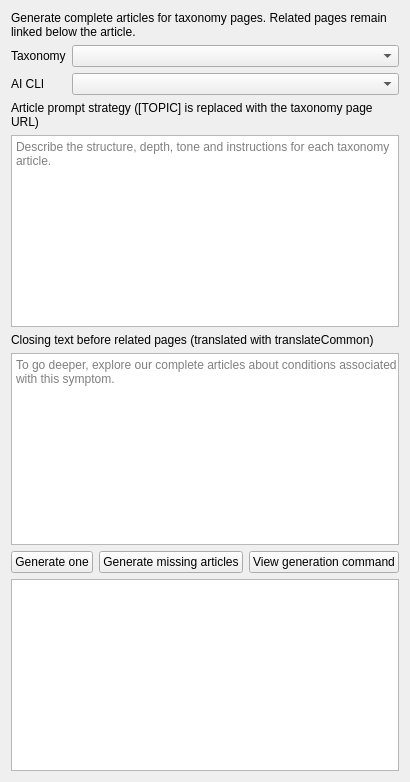
<?xml version="1.0" encoding="UTF-8"?>
<ui version="4.0">
 <class>PanePageTaxonomy</class>
 <widget class="QWidget" name="PanePageTaxonomy">
  <layout class="QVBoxLayout" name="verticalLayout">
   <item><widget class="QLabel" name="labelInfo"><property name="text"><string>Generate complete articles for taxonomy pages. Related pages remain linked below the article.</string></property><property name="wordWrap"><bool>true</bool></property></widget></item>
   <item><layout class="QFormLayout" name="formLayout">
    <item row="0" column="0"><widget class="QLabel" name="labelTaxonomy"><property name="text"><string>Taxonomy</string></property></widget></item>
    <item row="0" column="1"><widget class="QComboBox" name="comboBoxTaxonomy"/></item>
    <item row="1" column="0"><widget class="QLabel" name="labelCli"><property name="text"><string>AI CLI</string></property></widget></item>
    <item row="1" column="1"><widget class="QComboBox" name="comboBoxCli"/></item>
   </layout></item>
   <item><widget class="QLabel" name="labelPrompt"><property name="text"><string>Article prompt strategy ([TOPIC] is replaced with the taxonomy page URL)</string></property><property name="wordWrap"><bool>true</bool></property></widget></item>
   <item><widget class="QPlainTextEdit" name="textEditPrompt"><property name="placeholderText"><string>Describe the structure, depth, tone and instructions for each taxonomy article.</string></property></widget></item>
   <item><widget class="QLabel" name="labelClosing"><property name="text"><string>Closing text before related pages (translated with translateCommon)</string></property></widget></item>
   <item><widget class="QPlainTextEdit" name="textEditClosing"><property name="maximumHeight"><number>110</number></property><property name="placeholderText"><string>To go deeper, explore our complete articles about conditions associated with this symptom.</string></property></widget></item>
   <item><layout class="QHBoxLayout" name="buttonsLayout">
    <item><widget class="QPushButton" name="buttonGenerateOne"><property name="text"><string>Generate one</string></property></widget></item>
    <item><widget class="QPushButton" name="buttonGenerateAll"><property name="text"><string>Generate missing articles</string></property></widget></item>
    <item><widget class="QPushButton" name="buttonCommand"><property name="text"><string>View generation command</string></property></widget></item>
   </layout></item>
   <item><widget class="QPlainTextEdit" name="textEditOutput"><property name="readOnly"><bool>true</bool></property></widget></item>
  </layout>
 </widget>
 <resources/>
 <connections/>
</ui>
